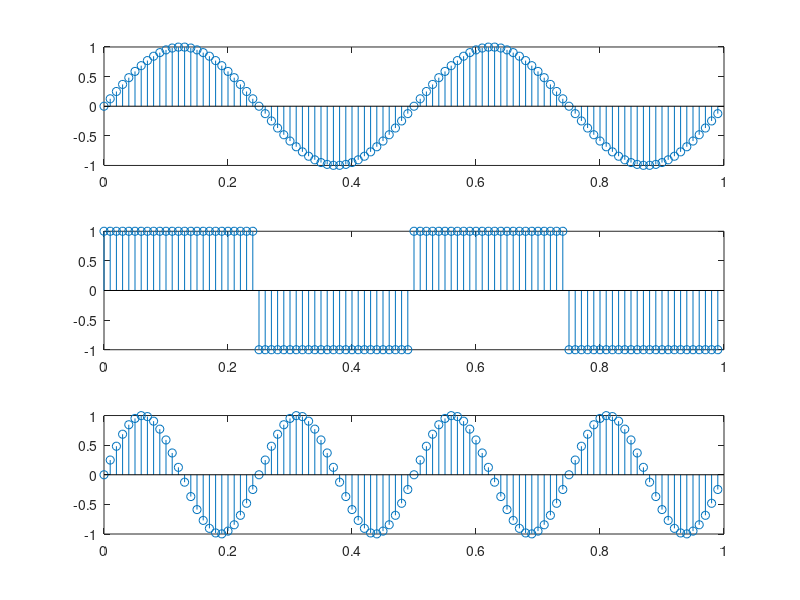

Recreate this plot in MATLAB.
#Ejercicio 2
clc;
clear all;
#muestreo
fm=100;
T=1/fm;
t=0:T:1-T;

#primer señal :
fs1=2;
s1=sin(2*pi*fs1*t);

#segunda señal :
fs2=2;
s2=square(2*pi*fs2*t);

#tercera señal :
fs3=4;
s3=sin(2*pi*fs3*t);
#grafica :
figure;
subplot(3,1,1);
stem(t,s1);
subplot(3,1,2);
stem(t,s2);
subplot(3,1,3);
stem(t,s3);

#1)Revisar ortogonalidad de las señales ortogonales
disp('1 ) SEÑALES EN EL DOMINIO TEMPORAL');
if(dot(s1,s2)<1e-12)
  disp('a y b son ortogonales');
else
   disp('a y b NO son ortogonales');
endif

if(dot(s1,s3)<1e-12)
  disp('a y c son ortogonales');
else
   disp('a y c NO son ortogonales');
endif

if(dot(s2,s3)<1e-12)
  disp('b y c son ortogonales');
else
   disp('b y c NO son ortogonales');
endif

#2)Calcular TDF y revisar ortogonalidad de estas nuevas señales
sf1=fft(s1);
sf2=fft(s2);
sf3=fft(s3);

disp('2 ) SEÑALES EN EL DOMINIO FRECUENCIAL');
if(dot(sf1,sf2)<1e-12)
  disp('a y b son ortogonales');
else
   disp('a y b NO son ortogonales');
endif

if(dot(sf1,sf3)<1e-12)
  disp('a y c son ortogonales');
else
   disp('a y c NO son ortogonales');
endif

if(dot(sf2,sf3)<1e-12)
  disp('b y c son ortogonales');
else
   disp('b y c NO son ortogonales');
endif


#3)Modificar c, revisar ortogonalidad en ambos dominios
s4=sin(2*pi*3.5*t);
sf4=fft(s4);
disp('Comparacion entre una senoidal de 2hz y 3.5hz');
disp('Dominio temporal');
if(dot(s1,s4)<1e-12)
  disp('En el dominio temporal son ortogonales');
else
   disp('En el dominio temporal NO son ortogonales');
endif

disp('Dominio frecuencial');
if(dot(sf1,sf4)<1e-12)
  disp('En el dominio frecuencial son ortogonales');
else
   disp('En el dominio frecuencial NO son ortogonales');
endif
